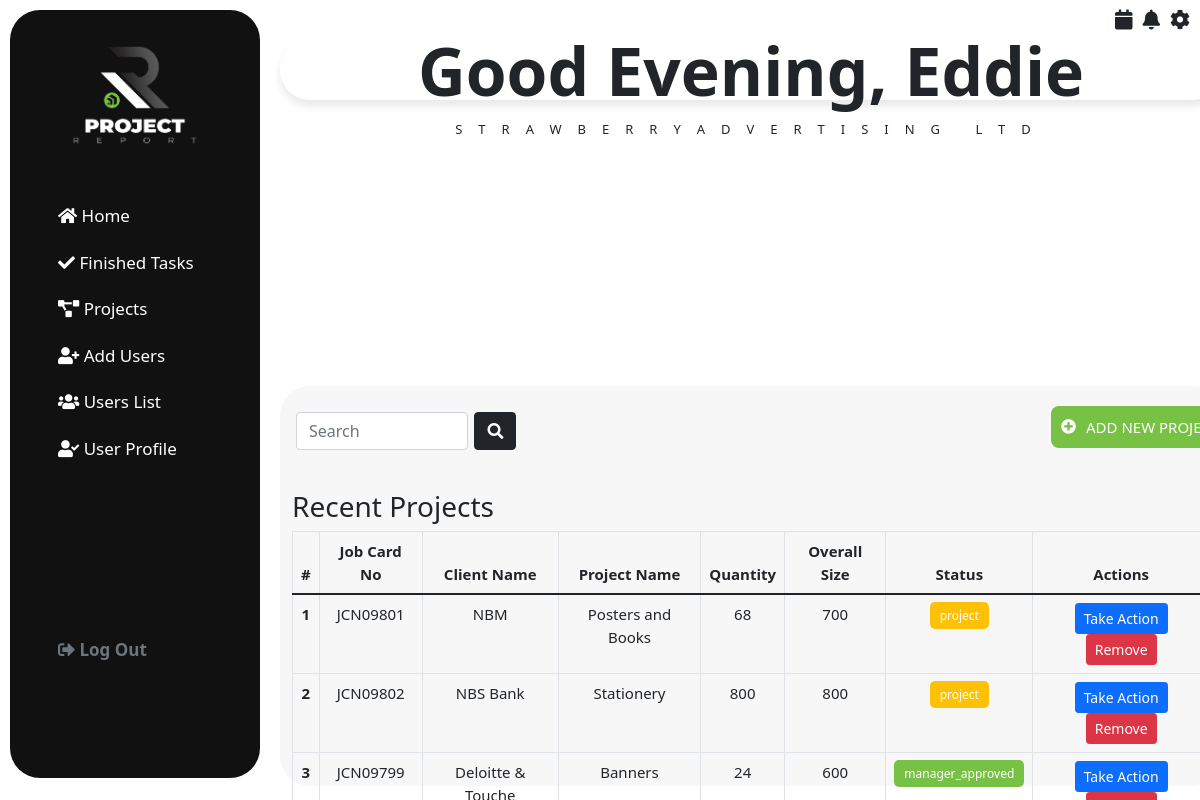
Screenshot of /home.php (signed in) with the database file from the repository.
### tables this page shows
CREATE TABLE IF NOT EXISTS `users` (
  `id` int(11) NOT NULL AUTO_INCREMENT,
  `username` varchar(50) NOT NULL,
  `password` varchar(255) NOT NULL,
  `role` enum('admin','designer','sales','studio','workshop','accounts') DEFAULT NULL,
  `email` varchar(100) NOT NULL,
  `full_name` varchar(100) NOT NULL,
  `created_at` timestamp NULL DEFAULT CURRENT_TIMESTAMP,
  PRIMARY KEY (`id`)
);

CREATE TABLE IF NOT EXISTS `jobcards` (
  `id` int(11) NOT NULL AUTO_INCREMENT,
  `Date` date NOT NULL,
  `Time` time NOT NULL,
  `JobCard_N0` varchar(50) NOT NULL,
  `Client_Name` varchar(100) NOT NULL,
  `Project_Name` varchar(100) NOT NULL,
  `Quantity` int(11) NOT NULL,
  `Overall_Size` varchar(50) NOT NULL,
  `Delivery_Date` date NOT NULL,
  `Job_Description` text NOT NULL,
  `Prepaired_By` varchar(100) NOT NULL,
  `Total_Charged` decimal(10,2) NOT NULL,
  `created_at` timestamp NULL DEFAULT CURRENT_TIMESTAMP,
  `status` enum('project','sales_done','manager_approved','studio_done','workshop_done','accounts_done') NOT NULL DEFAULT 'project',
  PRIMARY KEY (`id`)
);

### home.php (the view, shortened to what this page needs)
<?php
include './config/db.php';
if (isset($_POST['search'])) {
    $search_term = $_POST['search_term'];
    $stmt = $con->prepare("SELECT * FROM jobcards WHERE JobCard_N0 LIKE ? OR Client_Name LIKE ? OR Project_Name LIKE ?");
    $search_term = '%' . $search_term . '%';
    $stmt->bind_param("sss", $search_term, $search_term, $search_term);
} else {
    $stmt = $con->prepare("SELECT * FROM jobcards");
}
$stmt->execute();
$result = $stmt->get_result();
?>
<!DOCTYPE html>
<html lang="en">
<head>
    <link rel="stylesheet" href="css/home.css">
    <link rel="stylesheet" href="https://cdnjs.cloudflare.com/ajax/libs/font-awesome/5.15.2/css/all.min.css">
    <link rel="stylesheet" href="https://cdn.jsdelivr.net/npm/bootstrap@4.4.1/dist/css/bootstrap.min.css">
</head>
<body>
    <?php include './sidebar.php'; ?>
    <div class="left">
        <i class="fa fa-calendar" aria-hidden="true"></i>
        <i class="fa fa-bell" aria-hidden="true"></i>
        <i class="fa fa-cog" aria-hidden="true"></i>
    </div>
    <div class="boxx1">
        <?php
        $user_id = $_SESSION['user_id'];
        $sql = "SELECT username, role FROM users WHERE id = ?";
        $stmt = $con->prepare($sql);
        $stmt->bind_param('i', $user_id);
        $stmt->execute();
        $stmt->bind_result($username, $role);
        $hour = date('H');
        if ($hour >= 1 && $hour < 12) {
            $greeting = 'Good Morning ';
        } elseif ($hour >= 12 && $hour < 17) {
            $greeting = 'Good Afternoon ';
        } else {
            $greeting = 'Good Evening ';
        }
        ?>
        <div class="boxx2">
            <div class="hellotext">
                <div class="hello">
                    <div class="h"><strong><?php echo $greeting; ?></strong></div>
                    <div class="W"><strong><?php echo htmlspecialchars(', ' . ucwords($username)); ?></strong></div>
                </div>
                <div class="welcome">
                    <div class="s">STRAWBERRY </div>
                    <div class="a">ADVERTISING LTD</div>
                </div>
            </div>
        </div>
    </div>
    <div class="bottombox">
        <div class="row">
            <?php
            include './config/db.php';
            $search_term = '';
            $projects = [];
            if (isset($_POST['search'])) {
                $search_term = $_POST['search_term'];
                $search_query = "%" . $search_term . "%";
                if ($stmt = $con->prepare("SELECT * FROM jobcards WHERE JobCard_N0 LIKE ? OR Client_Name LIKE ? OR Project_Name LIKE ?")) {
                    $stmt->bind_param("sss", $search_query, $search_query, $search_query);
                    $stmt->execute();
                    $result = $stmt->get_result();
                    $projects = $result->fetch_all(MYSQLI_ASSOC);
                    $stmt->close();
                } else {
                    die("Error preparing query: " . $con->error);
                }
            } else {
                if ($stmt = $con->prepare("SELECT * FROM jobcards")) {
                    $stmt->execute();
                    $result = $stmt->get_result();
                    $projects = $result->fetch_all(MYSQLI_ASSOC);
                } else {
                    die("Error preparing query: " . $con->error);
                }
            }
            ?>
            <form method="POST" action="<?php echo basename($_SERVER['PHP_SELF']); ?>" class="row g-3 col">
                <div class="col-auto" style="margin-top: 10px; width: 40%; margin-left:20px;">
                    <input type="search" class="form-control" name="search_term" placeholder="Search" value="<?php echo htmlspecialchars($search_term); ?>">
                </div>
                <div class="col-auto" style="margin-top: 10px; width: 40%; margin-left:-10px;">
                    <button type="submit" name="search" class="btn btn-dark mb-3"><i class="fa fa-search"></i></button>
                </div>
            </form>
            <div class="col">
                <div class="add-project-btn" style="margin-top: 20px; width: 40%; margin-left:300px;" onclick="openPopup()">
                    <i class="fas fa-plus-circle"></i>
                    ADD NEW PROJECT
                </div>
            </div>
        </div>
        <div class="container mt-4">
            <h3>Recent Projects</h3>
            <table class="table table-bordered text-center">
                <thead>
                    <tr>
                        <th>#</th>
                        <th>Job Card No</th>
                        <th>Client Name</th>
                        <th>Project Name</th>
                        <th>Quantity</th>
                        <th>Overall Size</th>
                        <th>Status</th>
                        <th>Actions</th>
                    </tr>
                </thead>
                <tbody class="table-group-divider">
                    <?php if (!empty($projects)) : ?>
                        <?php foreach ($projects as $index => $project) : ?>
                            <tr>
                                <th scope="row"><?php echo $index + 1; ?></th>
                                <td><?php echo htmlspecialchars($project['JobCard_N0']); ?></td>
                                <td><?php echo htmlspecialchars($project['Client_Name']); ?></td>
                                <td><?php echo htmlspecialchars($project['Project_Name']); ?></td>
                                <td><?php echo htmlspecialchars($project['Quantity']); ?></td>
                                <td><?php echo htmlspecialchars($project['Overall_Size']); ?></td>
                                <td>
                                    <?php
                                    $status = $project['status'] ?? 'pending';
                                    if ($status === 'project') {
                                        $statusClass = 'badge-pending';
                                    } elseif (in_array($status, ['manager_approved', 'sales_done', 'studio_done', 'workshop_done', 'accounts_done'])) {
                                        $statusClass = 'badge-approved';
                                    } else {
                                        $statusClass = 'badge-pending';
                                    }
                                    echo "<span class='badge-status $statusClass'>" . htmlspecialchars($status) . "</span>";
                                    ?>
                                </td>
                                <td>
                                    <a href="projectlist.php?id=<?php echo $project['JobCard_N0']; ?>" class="btn btn-primary btn-sm">Take Action</a>
                                    <a href="delete_project.php?id=<?php echo $project['JobCard_N0']; ?>" class="btn btn-danger btn-sm" onclick="return confirm('Are you sure you want to delete this project?')">Remove</a>
                                </td>
                            </tr>
                        <?php endforeach; ?>
                    <?php else : ?>
                        <tr>
                            <td colspan="8">No projects found.</td>
                        </tr>
                    <?php endif; ?>
                </tbody>
            </table>
        </div>
    </div>
</body>
</html>

### css/home.css (style rules this page uses)
* { padding: 0; margin: 0; }
body { font-family: system-ui, -apple-system, BlinkMacSystemFont, "Segoe UI", Roboto, Oxygen, Ubuntu, Cantarell, "Open Sans", "Helvetica Neue", sans-serif; display: flex; flex-direction: column; }
.left { display: flex; justify-content: right; margin-right: 10px; }
.left i { margin-left: 10px; font-size: 20px; margin-top: 10px; }
.hellotext { display: flex; margin-top: 20px; justify-content: center; flex-direction: column; align-items: center; width: 78.5vw; }
.boxx2 { display: flex; justify-content: center; }
.hello strong { font-weight: 900; }
.boxx1 { display: flex; }
.welcome { align-items: center; display: flex; text-transform: uppercase; letter-spacing: 16px; font-size: 13px; }
.hello { font-size: 5.5vw; display: flex; }
.bottombox { display: flex; flex-direction: column; position: fixed; bottom: 0; margin-bottom: 14.5px; background-color: #f7f7f7; width: 30px; margin-left: 280px; width: 78.5vw; height: 400px; border-radius: 30px; }

### css/projectlist.css (style rules this page uses)
* { padding: 0; margin: 0; }
body { font-family: system-ui, -apple-system, BlinkMacSystemFont, 'Segoe UI', Roboto, Oxygen, Ubuntu, Cantarell, 'Open Sans', 'Helvetica Neue', sans-serif; display: flex; flex-direction: column; }
.left { display: flex; justify-content: right; margin-right: 10px; }
.left i { margin-left: 10px; font-size: 20px; margin-top: 10px; }
.hellotext { display: flex; justify-content: center; flex-direction: column; align-items: center; width: 78.5vw; }
.boxx2 { display: flex; justify-content: center; align-items: center; position: fixed; top: 0; margin-bottom: 14.5px; margin-top: 40px; background-color: #ffffff; width: 30px; margin-left: 280px; width: 78.5vw; height: 60px; border-radius: 30px; z-index: -1; box-shadow: 0 6px 8px rgba(0, 0, 0, 0.09); }
.hello strong { font-weight: 900; }
.boxx1 { display: flex; }
.welcome { align-items: center; display: flex; text-transform: uppercase; letter-spacing: 16px; font-size: 13px; }
.hello { font-size: 5.5vw; display: flex; }
.bottombox { display: flex; flex-direction: column; position: fixed; bottom: 0; margin-bottom: 14.5px; background-color: #f7f7f7; width: 30px; margin-left: 280px; width: 228px; height: 400px; border-radius: 30px; }

### home.php (style rules this page uses)
.container { margin-top: -30px; }
.add-project-btn { display: flex; align-items: center; background-color: #77c144; color: white; padding: 10px; border-radius: 8px; cursor: pointer; transition: background-color 0.3s ease; }
.add-project-btn i { margin-right: 10px; }
.badge-status { padding: 5px 10px; font-size: 12px; border-radius: 5px; }
.badge-pending { background-color: #ffc107; color: white; }
.badge-approved { background-color: #77c144; color: white; }
.h { animation: fadeIn 0.5s ease-in-out; }
.a { animation: fadeIn 0.6s ease-in; }

### rows the page displays
users: username ", Eddie"
jobcards: JobCard_N0 "JCN09801", Client_Name "NBM", Project_Name "Posters and Books", Quantity "68", Overall_Size "700", status "project"
jobcards: JobCard_N0 "JCN09802", Client_Name "NBS Bank", Project_Name "Stationery", Quantity "800", Overall_Size "800", status "project"
jobcards: JobCard_N0 "JCN09799", Project_Name "Banners", Quantity "24", Overall_Size "600", status "manager_approved"

### other values shown
$greeting "Good Evening"
